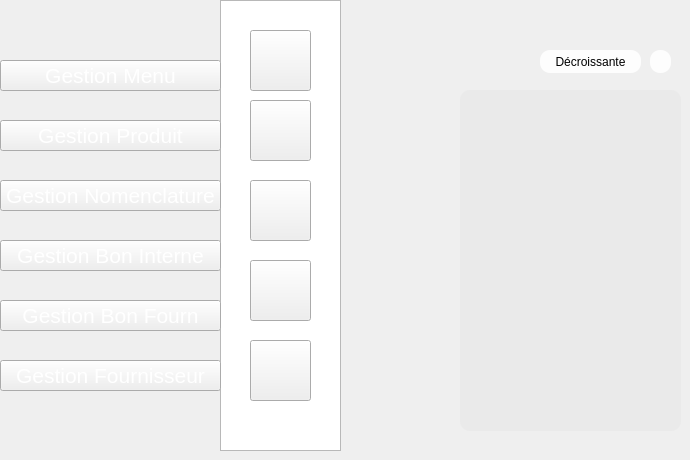
    <widget class="QWidget" name="page_30">
     <widget class="QListView" name="listView_27">
      <property name="geometry">
       <rect>
        <x>220</x>
        <y>0</y>
        <width>121</width>
        <height>451</height>
       </rect>
      </property>
      <property name="styleSheet">
       <string notr="true">background-image: url(:/new/prefix1/img/selected.png);</string>
      </property>
     </widget>
     <widget class="QPushButton" name="pushButton_219">
      <property name="geometry">
       <rect>
        <x>250</x>
        <y>260</y>
        <width>61</width>
        <height>61</height>
       </rect>
      </property>
      <property name="styleSheet">
       <string notr="true">image: url(:/new/prefix1/img/icon-supp2 (1).png);</string>
      </property>
      <property name="text">
       <string/>
      </property>
     </widget>
     <widget class="QPushButton" name="pushButton_220">
      <property name="geometry">
       <rect>
        <x>250</x>
        <y>30</y>
        <width>61</width>
        <height>61</height>
       </rect>
      </property>
      <property name="styleSheet">
       <string notr="true">image: url(:/new/prefix1/img/icon-ajout2.png);
background-image: url(:/new/prefix1/img/bg.png);</string>
      </property>
      <property name="text">
       <string/>
      </property>
     </widget>
     <widget class="QPushButton" name="pushButton_221">
      <property name="geometry">
       <rect>
        <x>250</x>
        <y>180</y>
        <width>61</width>
        <height>61</height>
       </rect>
      </property>
      <property name="styleSheet">
       <string notr="true">image: url(:/new/prefix1/img/icon-afficher2.png);</string>
      </property>
      <property name="text">
       <string/>
      </property>
     </widget>
     <widget class="QPushButton" name="pushButton_222">
      <property name="geometry">
       <rect>
        <x>250</x>
        <y>340</y>
        <width>61</width>
        <height>61</height>
       </rect>
      </property>
      <property name="styleSheet">
       <string notr="true">image: url(:/new/prefix1/img/aa.png);</string>
      </property>
      <property name="text">
       <string/>
      </property>
     </widget>
     <widget class="QPushButton" name="pushButton_224">
      <property name="geometry">
       <rect>
        <x>250</x>
        <y>100</y>
        <width>61</width>
        <height>61</height>
       </rect>
      </property>
      <property name="styleSheet">
       <string notr="true">image: url(:/new/prefix1/img/icon-modif2 (1).png);</string>
      </property>
      <property name="text">
       <string/>
      </property>
     </widget>
     <widget class="QPushButton" name="pushButton_287">
      <property name="geometry">
       <rect>
        <x>0</x>
        <y>180</y>
        <width>221</width>
        <height>31</height>
       </rect>
      </property>
      <property name="font">
       <font>
        <pointsize>16</pointsize>
        <weight>50</weight>
        <bold>false</bold>
       </font>
      </property>
      <property name="styleSheet">
       <string notr="true">color: rgb(255, 255, 255);

</string>
      </property>
      <property name="text">
       <string>Gestion Nomenclature</string>
      </property>
     </widget>
     <widget class="QPushButton" name="pushButton_289">
      <property name="geometry">
       <rect>
        <x>0</x>
        <y>120</y>
        <width>221</width>
        <height>31</height>
       </rect>
      </property>
      <property name="font">
       <font>
        <pointsize>16</pointsize>
        <weight>50</weight>
        <bold>false</bold>
       </font>
      </property>
      <property name="styleSheet">
       <string notr="true">color: rgb(255, 255, 255);

</string>
      </property>
      <property name="text">
       <string>Gestion Produit</string>
      </property>
     </widget>
     <widget class="QPushButton" name="pushButton_288">
      <property name="geometry">
       <rect>
        <x>0</x>
        <y>360</y>
        <width>221</width>
        <height>31</height>
       </rect>
      </property>
      <property name="font">
       <font>
        <pointsize>16</pointsize>
        <weight>50</weight>
        <bold>false</bold>
       </font>
      </property>
      <property name="styleSheet">
       <string notr="true">color: rgb(255, 255, 255);

</string>
      </property>
      <property name="text">
       <string>Gestion Fournisseur</string>
      </property>
     </widget>
     <widget class="QPushButton" name="pushButton_290">
      <property name="geometry">
       <rect>
        <x>0</x>
        <y>240</y>
        <width>221</width>
        <height>31</height>
       </rect>
      </property>
      <property name="font">
       <font>
        <pointsize>16</pointsize>
        <weight>50</weight>
        <bold>false</bold>
       </font>
      </property>
      <property name="styleSheet">
       <string notr="true">color: rgb(255, 255, 255);

</string>
      </property>
      <property name="text">
       <string>Gestion Bon Interne</string>
      </property>
     </widget>
     <widget class="QPushButton" name="pushButton_291">
      <property name="geometry">
       <rect>
        <x>0</x>
        <y>300</y>
        <width>221</width>
        <height>31</height>
       </rect>
      </property>
      <property name="font">
       <font>
        <pointsize>16</pointsize>
        <weight>50</weight>
        <bold>false</bold>
       </font>
      </property>
      <property name="styleSheet">
       <string notr="true">color: rgb(255, 255, 255);

</string>
      </property>
      <property name="text">
       <string>Gestion Bon Fourn</string>
      </property>
     </widget>
     <widget class="QTableView" name="tableView">
      <property name="geometry">
       <rect>
        <x>460</x>
        <y>90</y>
        <width>221</width>
        <height>341</height>
       </rect>
      </property>
      <property name="styleSheet">
       <string notr="true">                                     border-radius: 10px;
font: 9pt &quot;MS Reference Sans Serif&quot;;
background-color: rgb(234, 234, 234);</string>
      </property>
     </widget>
     <widget class="QPushButton" name="pushButton_23">
      <property name="geometry">
       <rect>
        <x>540</x>
        <y>50</y>
        <width>101</width>
        <height>23</height>
       </rect>
      </property>
      <property name="styleSheet">
       <string notr="true">                                         border-radius: 10px;
background-color: rgb(253, 253, 253);
                                        
font: 9pt &quot;MS Reference Sans Serif&quot;;

</string>
      </property>
      <property name="text">
       <string>Décroissante</string>
      </property>
     </widget>
     <widget class="QPushButton" name="refresh">
      <property name="geometry">
       <rect>
        <x>650</x>
        <y>50</y>
        <width>21</width>
        <height>23</height>
       </rect>
      </property>
      <property name="styleSheet">
       <string notr="true">                                         border-radius: 10px;
background-color: rgb(253, 253, 253);
                                        </string>
      </property>
      <property name="text">
       <string/>
      </property>
      <property name="icon">
       <iconset>
        <normaloff>../../1200px-Refresh_icon.svg.png</normaloff>../../1200px-Refresh_icon.svg.png</iconset>
      </property>
     </widget>
     <widget class="QPushButton" name="pushButton_292">
      <property name="geometry">
       <rect>
        <x>0</x>
        <y>60</y>
        <width>221</width>
        <height>31</height>
       </rect>
      </property>
      <property name="font">
       <font>
        <pointsize>16</pointsize>
        <weight>50</weight>
        <bold>false</bold>
       </font>
      </property>
      <property name="styleSheet">
       <string notr="true">color: rgb(255, 255, 255);

</string>
      </property>
      <property name="text">
       <string>Gestion Menu</string>
      </property>
     </widget>
    </widget>
